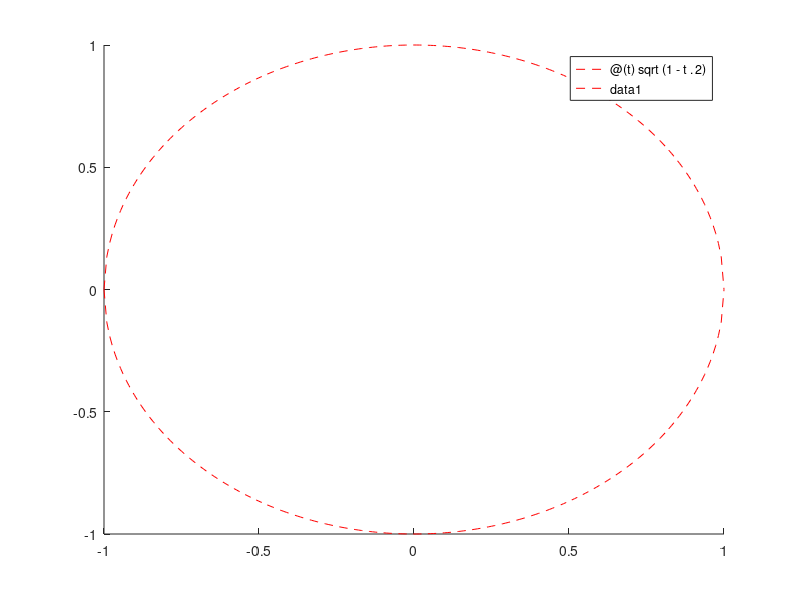

Write MATLAB code to recreate this figure. (Note: this script raises an error after producing the figure.)
%% CCS 2017b Gyak 3. Frekvenciatartomány
%% Egy egyszeru pelda arra, amikor a fazistartalek negativ

s = tf('s');
H = (0.5*s + 1) / (8*s^3 + 4*s^2 + 3*s + 1)
[Gm,Pm,Wgm,Wpm] = margin(H)
figure, hold on
fplot(@(t) sqrt(1 - t.^2),[-1 1], 'r--')
fplot(@(t) -sqrt(1 - t.^2),[-1 1], 'r--')
Ny_opts = nyquistoptions;
Ny_opts.ShowFullContour = 'off';
Ny_opts.Grid = 'off';
Ny_opts.MagUnits = 'abs';
nyquistplot(H, Ny_opts), axis equal
figure, hold on
Bd_opts = bodeoptions;
Bd_opts.FreqUnits = 'Hz';
Bd_opts.FreqScale = 'log';
Bd_opts.MagUnits = 'abs';
bodeplot(H,Bd_opts), grid on
xlim([0.01,1])
%% Visszacsatolt zárt hurok 
%%
H_cls = feedback(H,1);
[Poles, Zeros] = pzmap(H_cls)
figure('Position', [ 211 81 583 437 ], 'Color', [1 1 1])
bodeplot(H_cls, Bd_opts)
xlim([0.01,1])
%% 
% 
%%
hann